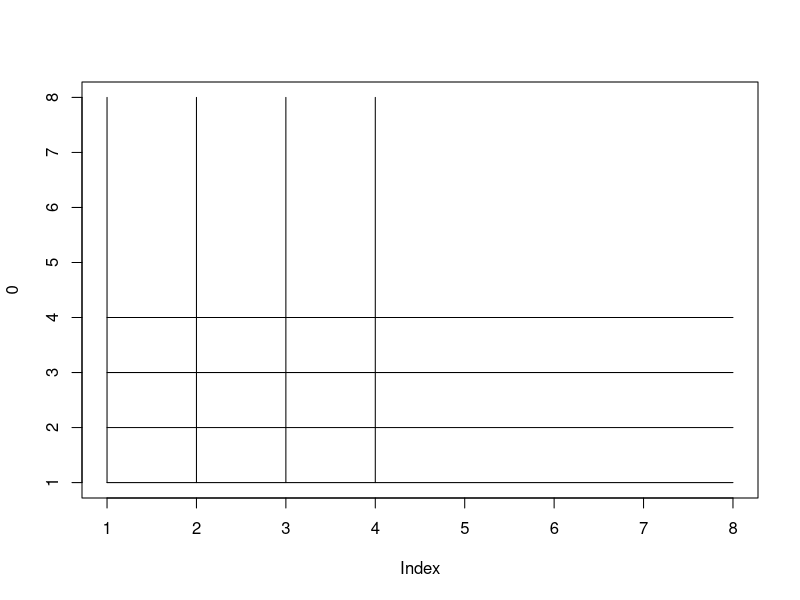
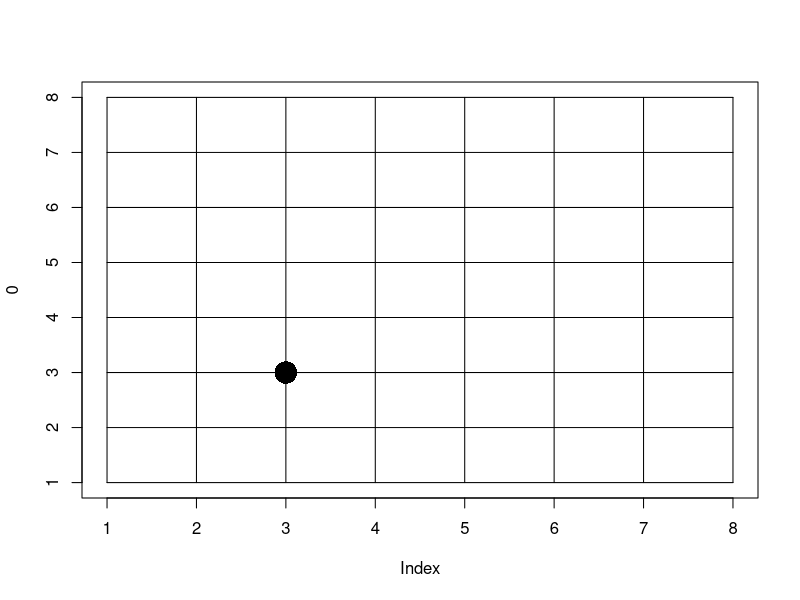
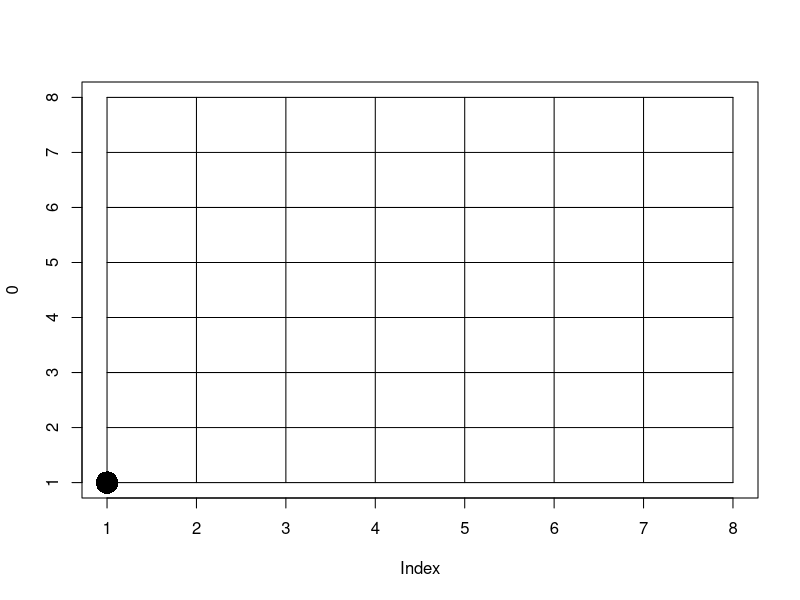
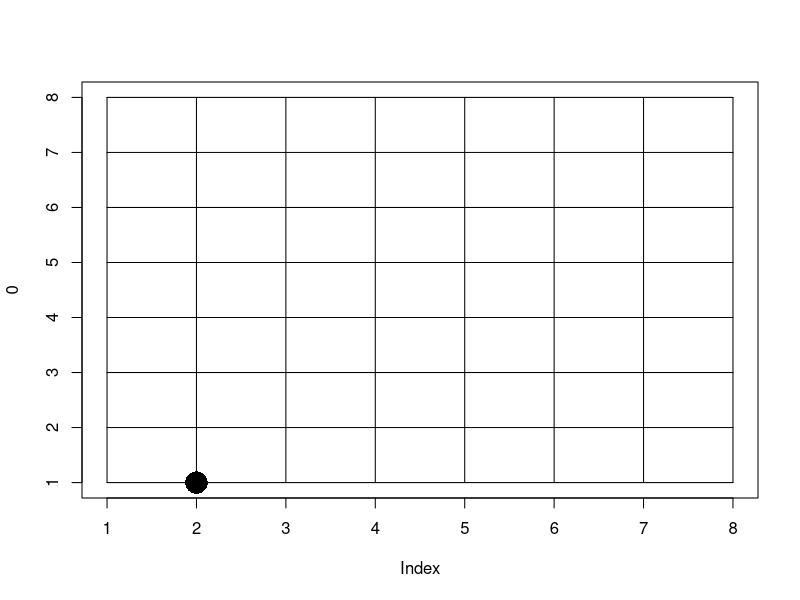
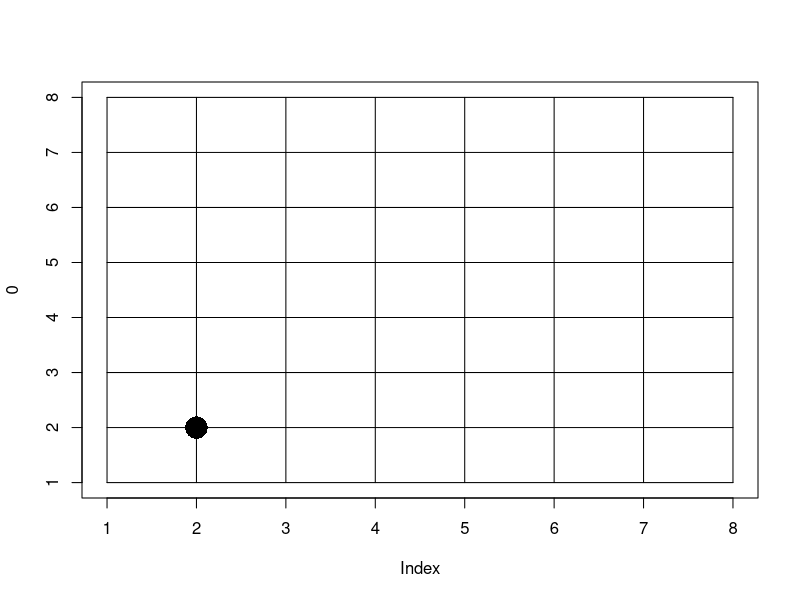
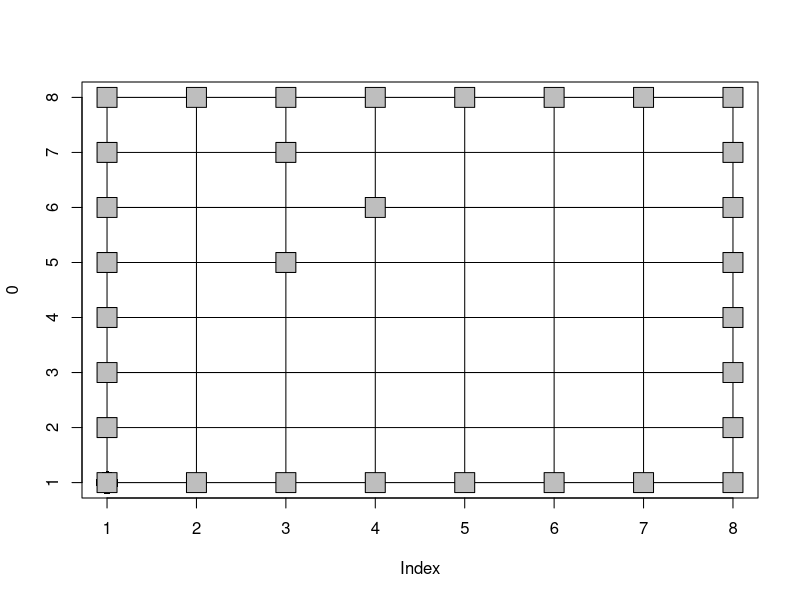
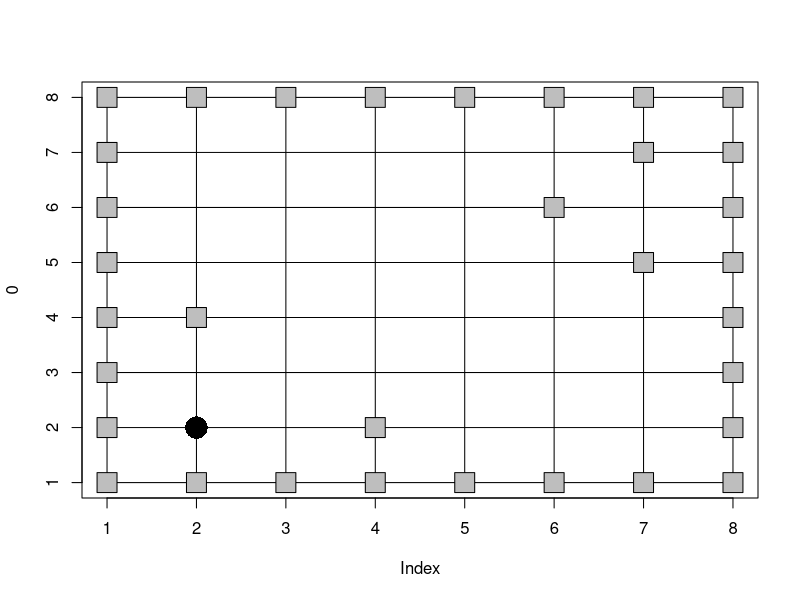
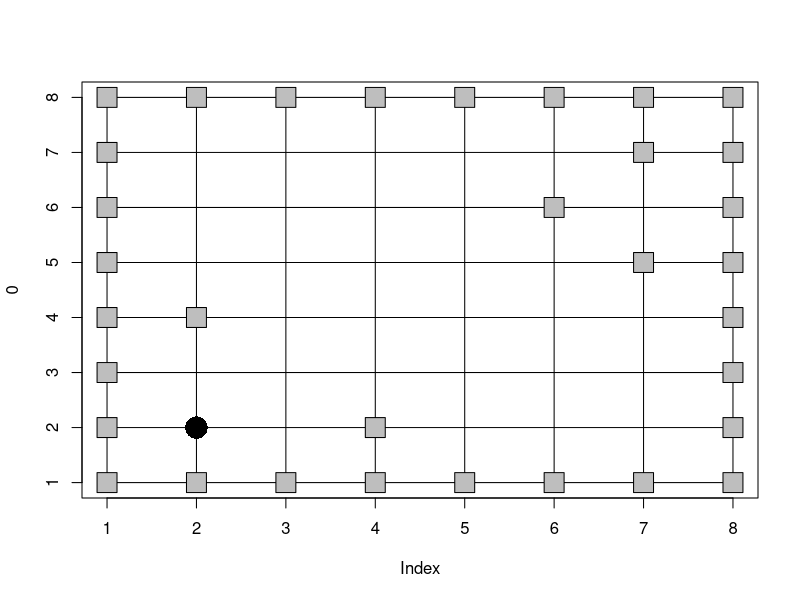

Write R code to recreate these figures, in order.
## ---- chunk 1
M <- matrix(0, nrow=3, ncol=3)
M[,1] <- 1
M[,3] <- 1
M[1,] <- 1
M[3,] <- 1
## ---- chunk 2
plot(0, type="n", ylim=c(1,8), xlim=c(1,8))
lines(x=c(1,1), y=c(1,8))
lines(x=c(2,2), y=c(1,8))
lines(x=c(3,3), y=c(1,8))
lines(x=c(4,4), y=c(1,8))

lines(x=c(1,8), y=c(1,1))
lines(x=c(1,8), y=c(2,2))
lines(x=c(1,8), y=c(3,3))
lines(x=c(1,8), y=c(4,4))
## ---- chunk 3
plot(0, type="n", ylim=c(1,8), xlim=c(1,8))
for(i in 1:8){
  lines(x=c(i,i), y=c(1,8))
  lines(x=c(1,8), y=c(i,i))
}

points(3,3, pch=16, cex=3)
## ---- chunk 4
draw_world <- function(cur_x, cur_y){
  n <- 8
  plot(0, type="n", ylim=c(1,n), xlim=c(1,n))
  for(i in 1:n){
    lines(x=c(i,i), y=c(1,n))
    lines(x=c(1,n), y=c(i,i))
  }
  points(x=cur_x, y=cur_y, pch=16, cex=3)
  #return(NULL)
}
## ---- chunk 5
cur_x <- 1
cur_y <- 1

draw_world(cur_x, cur_y)
draw_world(cur_x+1, cur_y)
draw_world(cur_x+1, cur_y+1)

## ---- chunk 6
n<-8
maze <- matrix(0, nrow=n, ncol=n)
maze[1,] <- 1
maze[n,] <- 1
maze[,1] <- 1
maze[,n] <- 1
## ---- chunk 7
maze[sample(1:64,10)] <- 1
maze
## ---- chunk 8
generate_maze <- function(n){
  maze <- matrix(0, nrow=n, ncol=n)
  maze[1,] <- 1
  maze[n,] <- 1
  maze[,1] <- 1
  maze[,n] <- 1
  ## blocks
  maze[sample(1:(n*n),5)] <- 1
  maze
}

mymaze <- generate_maze(8)
mymaze
## ---- chunk 9
draw_world(cur_x, cur_y)
for(i in 1:nrow(mymaze)){
  for(j in 1:nrow(mymaze)){
    if(mymaze[i,j]==1){
      points(i,j, pch=22, cex=3, bg="gray")
    }
  }
}
## ---- chunk 10
draw_world <- function(maze, cur_x, cur_y){
  n <- nrow(maze)
  plot(0, type="n", ylim=c(1,n), xlim=c(1,n))
  for(i in 1:n){
    lines(x=c(i,i), y=c(1,n))
    lines(x=c(1,n), y=c(i,i))
  }

  for(i in 1:nrow(maze)){
    for(j in 1:nrow(maze)){
      if(maze[i,j]==1){
        points(i,j, pch=22, cex=3, bg="gray")
      }
    }
  }

  points(x=cur_x, y=cur_y, pch=16, cex=3)
}
## ---- chunk 11
cur_x <- 2
cur_y <- 2
mymaze <- generate_maze(8)
draw_world(mymaze, cur_x, cur_y)
## ---- chunk 12
cur_x <- 2
cur_y <- 2
draw_world(mymaze, cur_x, cur_y)
one_step_direction <- sample(c("E","W", "S", "N"), 1)
if(one_step_direction=="E"){
  next_x <- cur_x + 1
  next_y <- cur_y
}else if(one_step_direction=="W"){
  next_x <- cur_x - 1
  next_y <- cur_y
}else if(one_step_direction=="S"){
  next_x <- cur_x
  next_y <- cur_y - 1
}else if(one_step_direction=="N"){
  next_x <- cur_x
  next_y <- cur_y + 1
}
draw_world(mymaze, next_x, next_y)

## ---- chunk 13
cur_x <- 2
cur_y <- 2
draw_world(mymaze, cur_x, cur_y)
Sys.sleep(1)
one_step_direction <- sample(c("E","W", "S", "N"), 1)
if(one_step_direction=="E"){
  next_x <- cur_x + 1
  next_y <- cur_y
}else if(one_step_direction=="W"){
  next_x <- cur_x - 1
  next_y <- cur_y
}else if(one_step_direction=="S"){
  next_x <- cur_x
  next_y <- cur_y - 1
}else if(one_step_direction=="N"){
  next_x <- cur_x
  next_y <- cur_y + 1
}
if(mymaze[next_x, next_y]==0){
  draw_world(mymaze, next_x, next_y)
}
